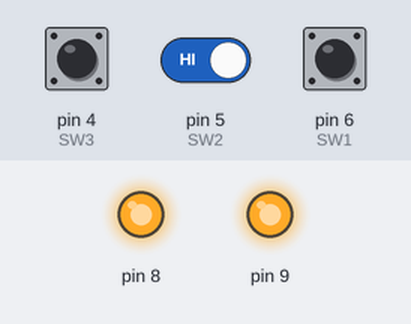
A sketch run on a simulated Arduino Uno, built with avr-gcc and run on an emulated ATmega328P. Parts: output pins drawn as LEDs (lit = HIGH). The inputs (shaded band) are chosen by the test bench; at power-on: pin 4 (SW3) HIGH, pin 6 (SW1) HIGH, pin 5 (SW2) HIGH. What the sketch prints to the serial monitor is not drawn.

Above: at 1.2 s.
1.3 s: pin 4 (SW3) pulled LOW for 0.15 s
At 1.37 s:
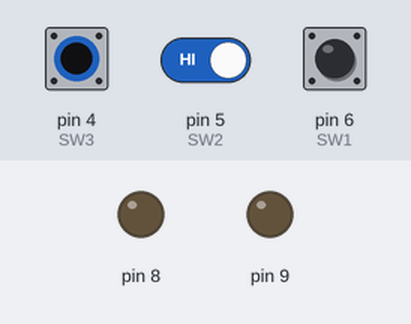
2.9 s: pin 6 (SW1) pulled LOW for 0.15 s
At 2.97 s:
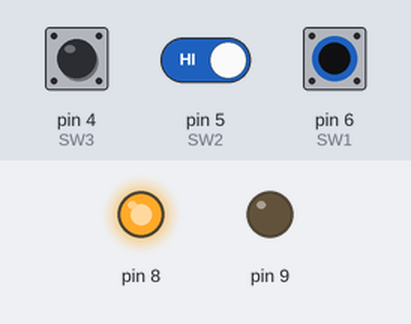
4.5 s: pin 6 (SW1) pulled LOW for 3.2 s
At 8.6 s:
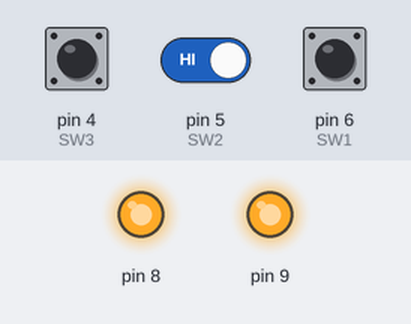
9.2 s: pin 4 (SW3) pulled LOW for 3.2 s
At 9.8 s:
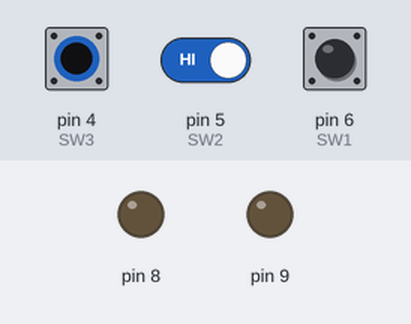
13.9 s: pin 4 (SW3) driven LOW and pin 5 (SW2) driven LOW
At 14.6 s:
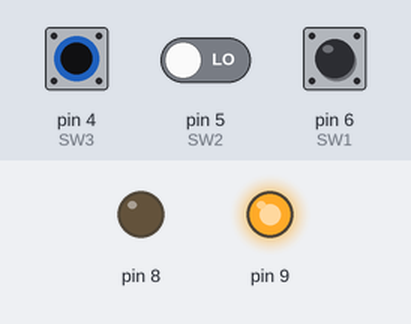
Timing chart, 0 to 16.4 s (numbered marks = the images above; inputs shaded):
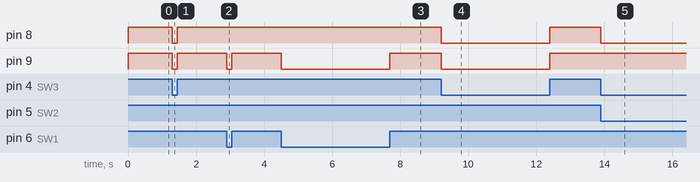

The sketch:

prb04_b.ino
```cpp
#define SW1 6
#define SW2 5
#define SW3 4
void setup() {
  // put your setup code here, to run once:
  DDRD = 0b00000000;
  DDRB = 0b000011;
  Serial.begin(9600);
  Serial.println("Red LED for difference and Green LED for borrow.");
}
void loop() {
  // put your main code here, to run repeatedly:
  int a = digitalRead(SW1);
  int b = digitalRead(SW2);
  int c = digitalRead(SW3);
  int in[] = { a, b, c };
  int num = 0;
  for (int i = 0; i < 3; i++) {
    num += in[2 - i] << i;
  }
  switch (num) {
    case 0:
      PORTB = 0b000000;
      break;
    case 1:
      PORTB = 0b000011;
      break;
    case 2:
      PORTB = 0b000011;
      break;
    case 3:
      PORTB = 0b000001;
      break;
    case 4:
      PORTB = 0b000010;
      break;
    case 5:
      PORTB = 0b000000;
      break;
    case 6:
      PORTB = 0b000000;
      break;
    case 7:
      PORTB = 0b000011;
      break;
    default:
      Serial.println("Invalid case.");
  }
}
```

Measured:
- after the input at 1.3 s, pin 8, pin 9: HIGH → LOW at once, → HIGH 0.15 s later
- after the input at 2.9 s, pin 9: HIGH → LOW at once, → HIGH 0.15 s later
- after the input at 4.5 s, pin 9: HIGH → LOW at once, → HIGH 3.2 s later
- after the input at 9.2 s, pin 8, pin 9: HIGH → LOW at once, → HIGH 3.2 s later
- after the input at 13.9 s, pin 8: HIGH → LOW at once
